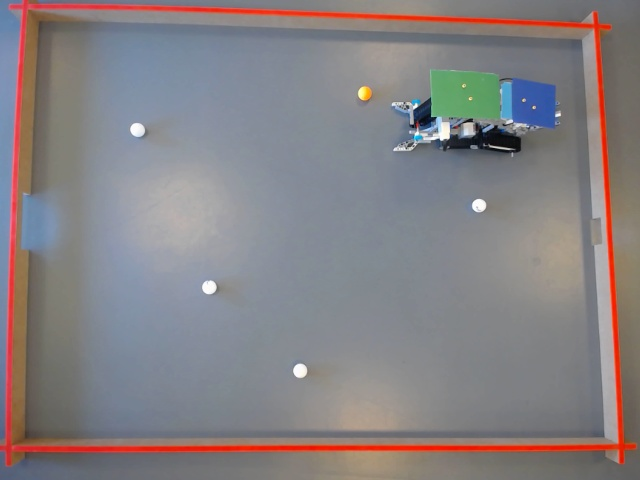
#> input picture Resources/Pictures/withRobot9.jpg, 640 x 480 px
$ python ImFromPhoto.py
#> lines starting #> are read from the running program, lines starting #| are printed output that depends on the picture; after the words box and inside, x2 and y2 are one past the last pixel; in counts of white or black regions, pixels touching at a corner belong together
import cv2 as cv
import numpy as np
import time

image = cv.imread('Resources/Pictures/withRobot9.jpg')
#> image is the input picture: shape (480, 640, 3); mean B, G, R 131.5, 129, 133.9
if image is None:
    print("No image found")
print(image[0][0])
#| [154 124  99]

img_hsv = cv.cvtColor(image, cv.COLOR_BGR2HSV)
#> img_hsv: shape (480, 640, 3); mean H, S, V 78, 38.9, 145.2
gray = cv.cvtColor(image, cv.COLOR_BGR2GRAY)
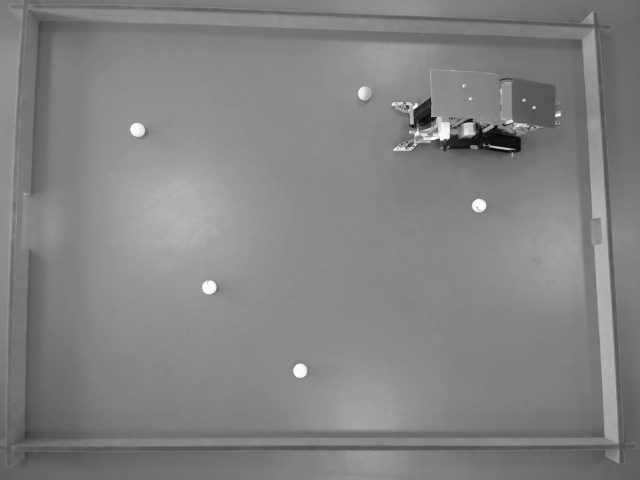
#> gray: shape (480, 640); min 8, max 255, mean 130.7
blank = np.zeros((480, 640, 3), dtype='uint8')

lower_red = np.array([170, 50, 180])
upper_red = np.array([180, 255, 255])

start = time.time()

img_height, img_width, _ = image.shape
#> img_height = 480; img_width = 640

red_pixels = np.sum((image[..., 0] <= 220) & (40 <= image[..., 1]) & (25 <= image[..., 2]) &
                    (image[..., 2] <= 80))
#> red_pixels = 3054
green_mask1 = ((image[..., 0] <= 220) & (40 <= image[..., 1]) & (25 <= image[..., 2]) &
               (image[..., 2] <= 80)).astype(np.uint8)
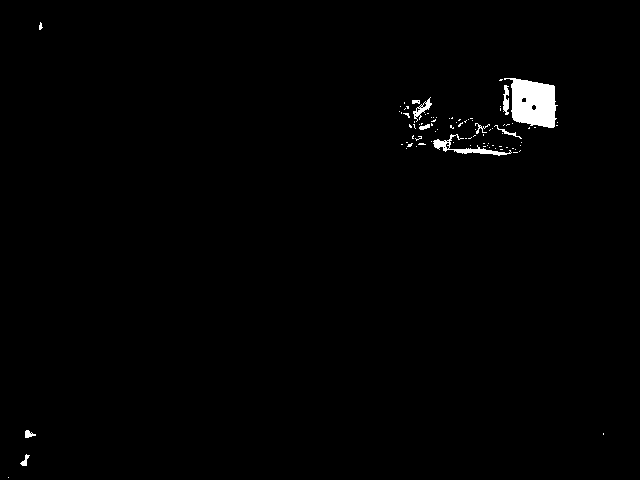
#> green_mask1: shape (480, 640); values 0 (black) and 1 (white), 0.99% white; 89 white regions (78 under 20 px), largest, box (x1, y1, x2, y2) and area: (504, 78, 558, 128) 1846, (433, 134, 512, 156) 394, (413, 97, 432, 122) 142
blank[..., :][green_mask1 == 1] = (0, 255, 255)

green_mask2 = ((image[..., 0] <= 120) & (150 <= image[..., 1]) & (75 <= image[..., 2]) &
               (image[..., 2] <= 110)).astype(np.uint8)
#> green_mask2: shape (480, 640); values 0 (black) and 1 (white), 0.91% white; 1 white region, box (x1, y1, x2, y2) and area: (432, 71, 500, 118) 2810
blank[..., :][green_mask2 == 1] = (255, 255, 255)

red_mask1 = ((200 <= image[..., 2]) & (100 >= image[..., 1])).astype(np.uint8)
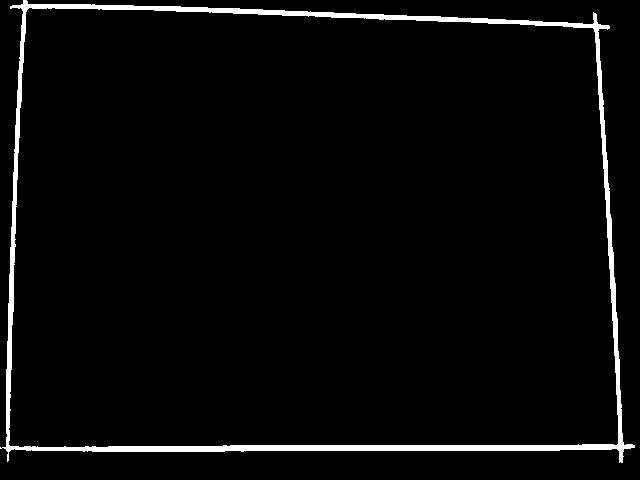
#> red_mask1: shape (480, 640); values 0 (black) and 1 (white), 3.4% white; 1 white region, box (x1, y1, x2, y2) and area: (0, 0, 635, 463) 10402
red_pixels += np.sum(red_mask1)
#> red_pixels = 13456
blank[..., 2][red_mask1 == 1] = 255

red_mask2 = ((190 <= image[..., 2]) & (120 >= image[..., 0]) & (155 <= image[..., 1])).astype(np.uint8)
#> red_mask2: shape (480, 640); values 0 (black) and 1 (white), 0.03% white; 1 white region, box (x1, y1, x2, y2) and area: (362, 86, 371, 100) 86
blank[..., 0][red_mask2 == 1] = 0
blank[..., 1][red_mask2 == 1] = 150
blank[..., 2][red_mask2 == 1] = 255

white_mask = ((200 <= image[..., 2]) & (210 <= image[..., 0]) & (210 <= image[..., 1])).astype(np.uint8)
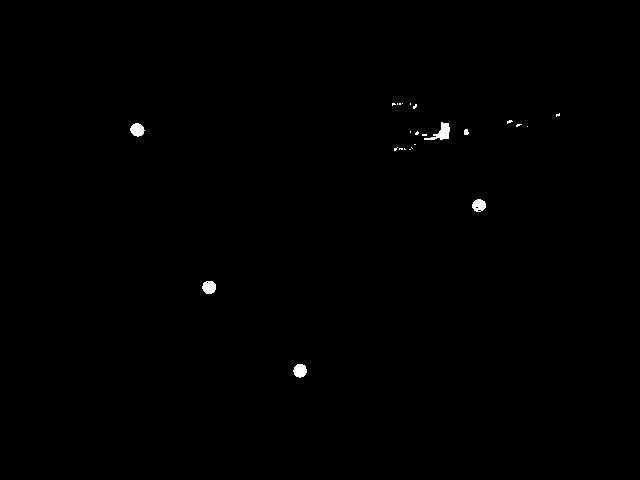
#> white_mask: shape (480, 640); values 0 (black) and 1 (white), 0.3% white; 25 white regions (19 under 20 px), largest, box (x1, y1, x2, y2) and area: (424, 122, 450, 140) 202, (130, 123, 145, 137) 148, (293, 364, 307, 378) 148, (202, 281, 216, 294) 147, (472, 199, 486, 212) 135, (464, 129, 469, 135) 25
white_pixels = np.sum(white_mask)
#> white_pixels = 919
blank[..., 0][white_mask == 1] = 255
blank[..., 1][white_mask == 1] = 0
blank[..., 2][white_mask == 1] = 0
blank[..., :][white_mask == 1] = (255, 0, 0)

end = time.time()

gray = cv.cvtColor(image, cv.COLOR_BGR2GRAY)
gray_blurred = cv.blur(gray, (3, 3))

detected_circles = cv.HoughCircles(
    gray_blurred,
    cv.HOUGH_GRADIENT,
    1,
    20,
    param1=60,
    param2=20,
    minRadius=1,
    maxRadius=10
)
#> detected_circles = [[136.5, 129.5, 6.6], [364.5, 92.5, 6.2], [208.5, 286.5, 7.4], [478.5, 205.5, 7], [299.5, 370.5, 6.2]]

if detected_circles is not None:
    detected_circles = np.uint16(np.around(detected_circles))
#> detected_circles = [[136, 130, 7], [364, 92, 6], [208, 286, 7], [478, 206, 7], [300, 370, 6]]
    for pt in detected_circles[0, :]:
        a, b, r = pt[0], pt[1], pt[2]
        cv.circle(blank, (a, b), r, (0, 255, 0), 2)
        print("Center of this circle should be: " + str(a) + " " + str(b))
        cv.circle(blank, (a, b), 1, (0, 0, 255), 3)
#> this loop made 5 passes
#| Center of this circle should be: 136 130
#| Center of this circle should be: 364 92
#| Center of this circle should be: 208 286
#| Center of this circle should be: 478 206
#| Center of this circle should be: 300 370
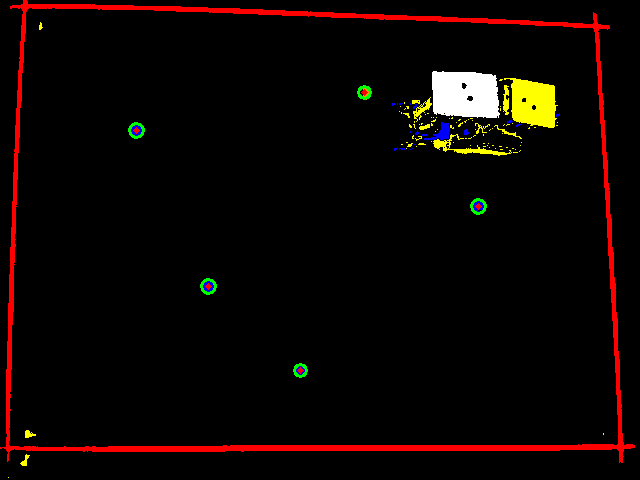
#> blank: shape (480, 640, 3); mean of channels 0, 1, 2 2.8, 5.4, 13.6; drawn as B, G, R

edges = cv.Canny(gray, 50, 150, apertureSize=3)
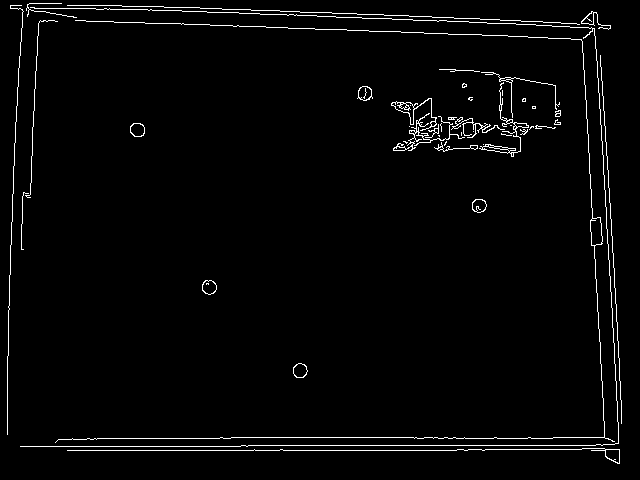
#> edges: shape (480, 640); 2.4% white in thin lines or dots

lines = cv.HoughLinesP(
    edges,
    1,
    np.pi / 180,
    threshold=100,
    minLineLength=5,
    maxLineGap=10
)
#> lines = 25 rows, first 6: [67, 450, 467, 450], [241, 445, 602, 445], [135, 6, 408, 15], [220, 437, 464, 437], [71, 8, 127, 9], [87, 438, 230, 438]

if lines is not None:
    lines = lines.squeeze()
    for x1, y1, x2, y2 in lines:
        cv.line(blank, (x1, y1), (x2, y2), (0, 255, 0), 2)
#> this loop made 25 passes
#> (x1, y1, x2, y2) on passes 1 to 12: (67, 450, 467, 450), (241, 445, 602, 445), (135, 6, 408, 15), (220, 437, 464, 437), (71, 8, 127, 9), (87, 438, 230, 438), (75, 20, 527, 36), (20, 446, 247, 446), (584, 70, 592, 220), (600, 109, 609, 275), (104, 8, 109, 8), (137, 9, 151, 9)
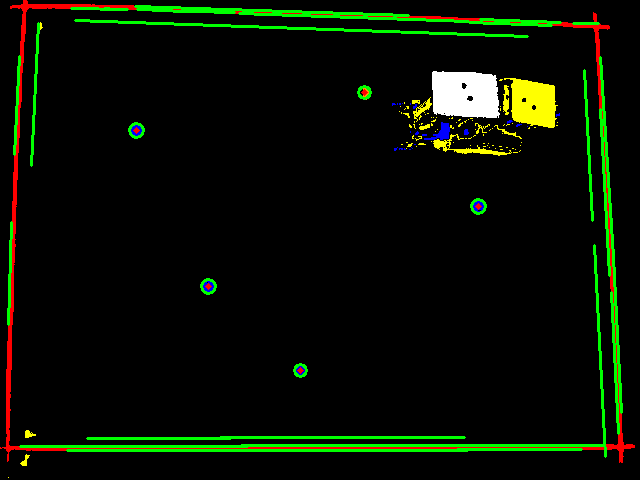
#> blank: shape (480, 640, 3); 4.07% of pixels changed, all inside (x1, y1, x2, y2) = (7, 5, 623, 458); drawn as B, G, R

time_for_transform = end - start

print("Amount of red pixels: " + str(red_pixels))
#| Amount of red pixels: 13456.0
print("Amount of white pixels: " + str(white_pixels))
#| Amount of white pixels: 919
print("Amount of circles: " + str(len(detected_circles[0])))
#| Amount of circles: 5

cv.imshow('Original', image)
cv.imshow('Obstacles and balls drawn: ', blank)

print('Time for transform: ' + str(time_for_transform))

cv.waitKey(0)

$ run again, with Resources/Pictures/withRobot2.jpg copied over Resources/Pictures/withRobot9.jpg
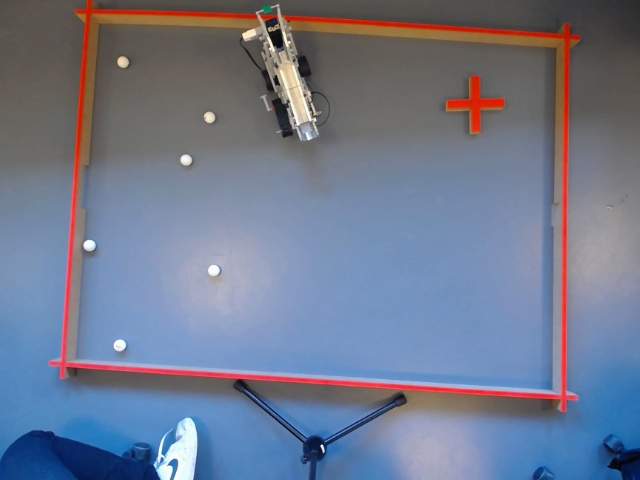
#> input picture Resources/Pictures/withRobot2.jpg, 640 x 480 px
#> image is the input picture: shape (480, 640, 3); mean B, G, R 141.7, 120.8, 112.5
#| [70 77 80]
#> img_hsv: shape (480, 640, 3); mean H, S, V 82.8, 75.7, 151.7
#> `gray = cv.cvtColor(image, cv.COLOR_BGR2GRAY)`:
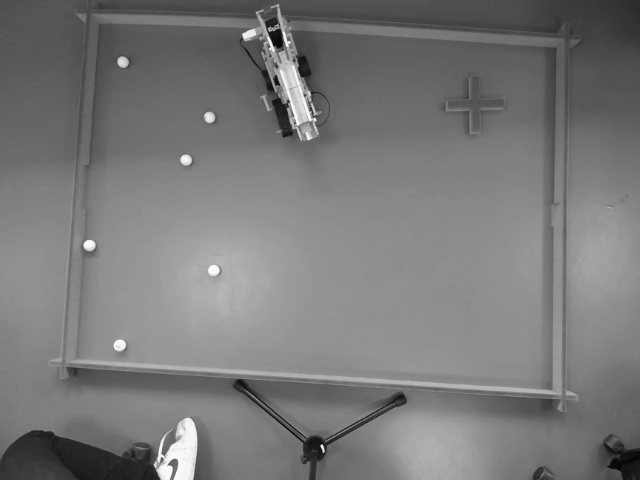
#> gray: shape (480, 640); min 3, max 255, mean 120.7
#> `red_pixels = np.sum((image[..., 0] <= 220) & (40 <= image[..., 1]) & (..`: red_pixels = 32059
#> green_mask1: shape (480, 640); values 0 (black) and 1 (white), 10.4% white; 144 white regions (125 under 20 px), largest, box (x1, y1, x2, y2) and area: (280, 0, 640, 68) 8648, (503, 364, 640, 480) 8533, (191, 380, 407, 480) 6624
#> green_mask2: shape (480, 640); every value is 0
#> red_mask1: shape (480, 640); values 0 (black) and 1 (white), 1.7% white; 18 white regions (14 under 20 px), largest, box (x1, y1, x2, y2) and area: (50, 90, 577, 411) 4350, (447, 78, 503, 131) 679, (80, 77, 83, 97) 30, (82, 54, 85, 69) 24
#> `red_pixels += np.sum(red_mask1)`: red_pixels = 37185
#> white_mask: shape (480, 640); values 0 (black) and 1 (white), 0.63% white; 24 white regions (13 under 20 px), largest, box (x1, y1, x2, y2) and area: (159, 418, 197, 480) 1278, (114, 340, 125, 351) 100, (208, 265, 219, 276) 94
#> white_pixels = 1948
#> `detected_circles = cv.HoughCircles( gray_blurred, cv.HOUGH_GRADIENT, 1..`: detected_circles = [[122.5, 61.5, 5.5], [185.5, 159.5, 5.5], [119.5, 344.5, 5.5], [89.5, 244.5, 5.2]]
#> `detected_circles = np.uint16(np.around(detected_circles))`: detected_circles = [[122, 62, 6], [186, 160, 6], [120, 344, 6], [90, 244, 5]]
#> the loop `for pt in detected_circles[0, :]:` made 4 passes
#> (printed output is left out)
#> edges: shape (480, 640); 2.6% white in thin lines or dots
#> lines = 18 rows, first 6: [48, 361, 375, 383], [257, 17, 299, 20], [48, 365, 398, 389], [220, 368, 490, 386], [553, 280, 553, 226], [311, 21, 563, 38]
#> the loop `for x1, y1, x2, y2 in lines:` made 18 passes
#> after the loop `for x1, y1, x2, y2 in lines:`:
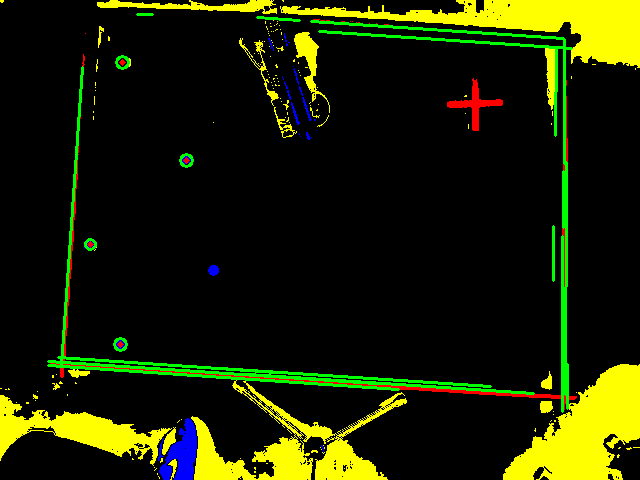
#> blank: shape (480, 640, 3); mean of channels 0, 1, 2 1.5, 34.2, 28.5; drawn as B, G, R
#| Amount of red pixels: 37185.0
#| Amount of white pixels: 1948
#| Amount of circles: 4

$ run again, with Resources/Pictures/withRobot3.jpg copied over Resources/Pictures/withRobot9.jpg
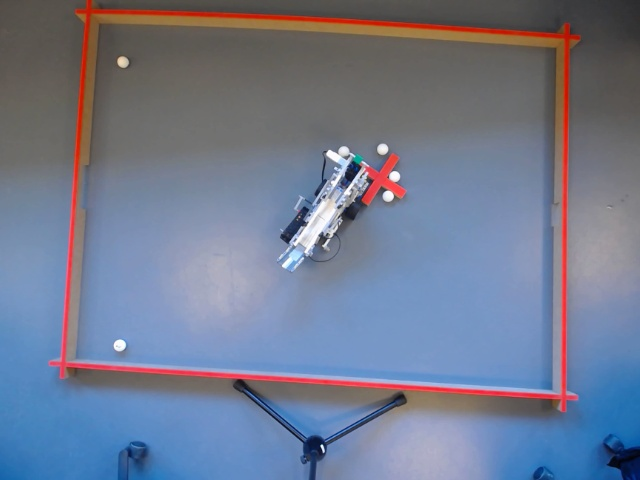
#> input picture Resources/Pictures/withRobot3.jpg, 640 x 480 px
#> image is the input picture: shape (480, 640, 3); mean B, G, R 143.4, 122.1, 113.4
#| [67 73 78]
#> img_hsv: shape (480, 640, 3); mean H, S, V 83.6, 72.5, 152.7
#> `gray = cv.cvtColor(image, cv.COLOR_BGR2GRAY)`:
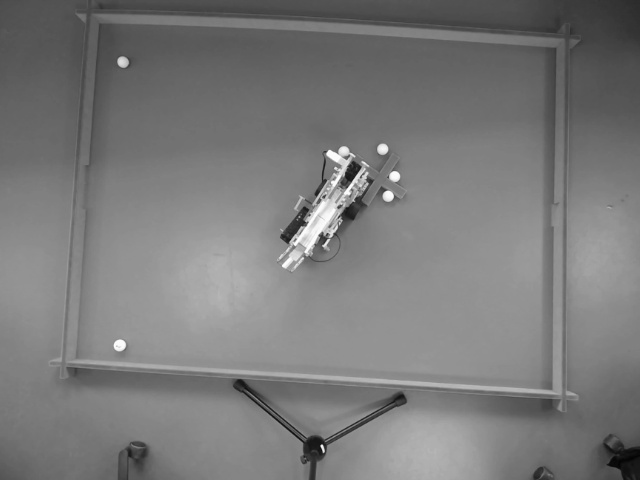
#> gray: shape (480, 640); min 3, max 255, mean 121.9
#> `red_pixels = np.sum((image[..., 0] <= 220) & (40 <= image[..., 1]) & (..`: red_pixels = 34242
#> green_mask1: shape (480, 640); values 0 (black) and 1 (white), 11.1% white; 92 white regions (71 under 20 px), largest, box (x1, y1, x2, y2) and area: (0, 383, 205, 480) 11008, (97, 0, 640, 73) 10258, (500, 362, 640, 480) 8882
#> green_mask2: shape (480, 640); every value is 0
#> red_mask1: shape (480, 640); values 0 (black) and 1 (white), 1.7% white; 12 white regions (8 under 20 px), largest, box (x1, y1, x2, y2) and area: (50, 78, 577, 411) 4403, (363, 154, 405, 204) 696, (306, 19, 362, 23) 86, (80, 80, 83, 98) 29
#> `red_pixels += np.sum(red_mask1)`: red_pixels = 39515
#> white_mask: shape (480, 640); values 0 (black) and 1 (white), 0.52% white; 34 white regions (24 under 20 px), largest, box (x1, y1, x2, y2) and area: (293, 199, 336, 254) 748, (327, 150, 349, 189) 194, (114, 340, 125, 351) 100
#> white_pixels = 1596
#> `detected_circles = cv.HoughCircles( gray_blurred, cv.HOUGH_GRADIENT, 1..`: detected_circles = [[122.5, 61.5, 5.5], [387.5, 195.5, 5.5], [119.5, 344.5, 5.5], [382.5, 148.5, 5.9]]
#> `detected_circles = np.uint16(np.around(detected_circles))`: detected_circles = [[122, 62, 6], [388, 196, 6], [120, 344, 6], [382, 148, 6]]
#> the loop `for pt in detected_circles[0, :]:` made 4 passes
#> (pt, a, b) on passes 1 to 4: ([122, 62, 6], 122, 62), ([388, 196, 6], 388, 196), ([120, 344, 6], 120, 344), ([382, 148, 6], 382, 148)
#> (printed output is left out)
#> edges: shape (480, 640); 2.7% white in thin lines or dots
#> lines = 21 rows, first 6: [56, 366, 320, 384], [170, 369, 498, 391], [284, 372, 550, 390], [298, 20, 580, 39], [554, 205, 554, 177], [157, 24, 251, 28]
#> the loop `for x1, y1, x2, y2 in lines:` made 21 passes
#> after the loop `for x1, y1, x2, y2 in lines:`:
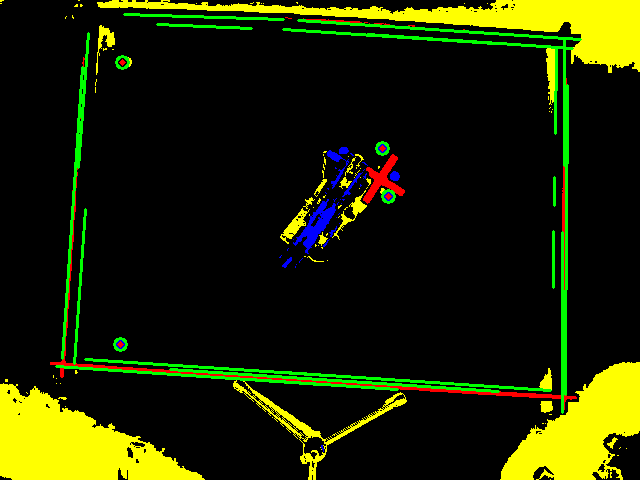
#> blank: shape (480, 640, 3); mean of channels 0, 1, 2 1.2, 37.1, 30.7; drawn as B, G, R
#| Amount of red pixels: 39515.0
#| Amount of white pixels: 1596
#| Amount of circles: 4

$ run again, with Resources/Pictures/withRobot4.jpg copied over Resources/Pictures/withRobot9.jpg
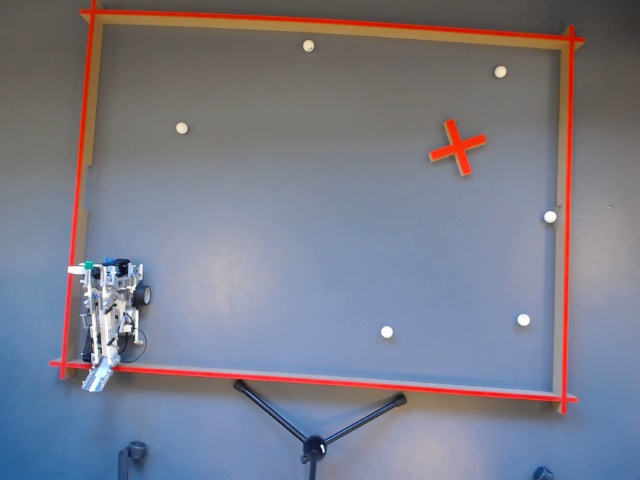
#> input picture Resources/Pictures/withRobot4.jpg, 640 x 480 px
#> image is the input picture: shape (480, 640, 3); mean B, G, R 137.7, 124.4, 123.4
#| [74 82 89]
#> img_hsv: shape (480, 640, 3); mean H, S, V 78.6, 59.5, 149.5
#> `red_pixels = np.sum((image[..., 0] <= 220) & (40 <= image[..., 1]) & (..`: red_pixels = 20875
#> green_mask1: shape (480, 640); values 0 (black) and 1 (white), 6.8% white; 100 white regions (78 under 20 px), largest, box (x1, y1, x2, y2) and area: (0, 352, 182, 480) 10439, (193, 0, 640, 60) 6400, (233, 380, 407, 480) 1322
#> green_mask2: shape (480, 640); every value is 0
#> red_mask1: shape (480, 640); values 0 (black) and 1 (white), 1.9% white; 20 white regions (15 under 20 px), largest, box (x1, y1, x2, y2) and area: (121, 71, 577, 414) 3441, (430, 120, 486, 174) 877, (70, 57, 89, 266) 693, (50, 274, 86, 378) 522, (246, 17, 379, 26) 266
#> `red_pixels += np.sum(red_mask1)`: red_pixels = 26740
#> white_mask: shape (480, 640); values 0 (black) and 1 (white), 0.55% white; 41 white regions (24 under 20 px), largest, box (x1, y1, x2, y2) and area: (99, 310, 116, 365) 391, (91, 314, 98, 363) 159, (89, 368, 107, 391) 149
#> white_pixels = 1682
#> `detected_circles = cv.HoughCircles( gray_blurred, cv.HOUGH_GRADIENT, 1..`: detected_circles = [[386.5, 331.5, 5.9], [181.5, 127.5, 5.5], [549.5, 216.5, 5.2], [500.5, 71.5, 6]]
#> `detected_circles = np.uint16(np.around(detected_circles))`: detected_circles = [[386, 332, 6], [182, 128, 6], [550, 216, 5], [500, 72, 6]]
#> the loop `for pt in detected_circles[0, :]:` made 4 passes
#> (printed output is left out)
#> edges: shape (480, 640); 2.7% white in thin lines or dots, all inside (x1, y1, x2, y2) = (50, 10, 613, 480)
#> lines = 19 rows, first 6: [171, 365, 565, 392], [110, 370, 378, 388], [199, 371, 444, 388], [71, 273, 94, 15], [395, 385, 576, 398], [274, 20, 585, 41]
#> the loop `for x1, y1, x2, y2 in lines:` made 19 passes
#> after the loop `for x1, y1, x2, y2 in lines:`:
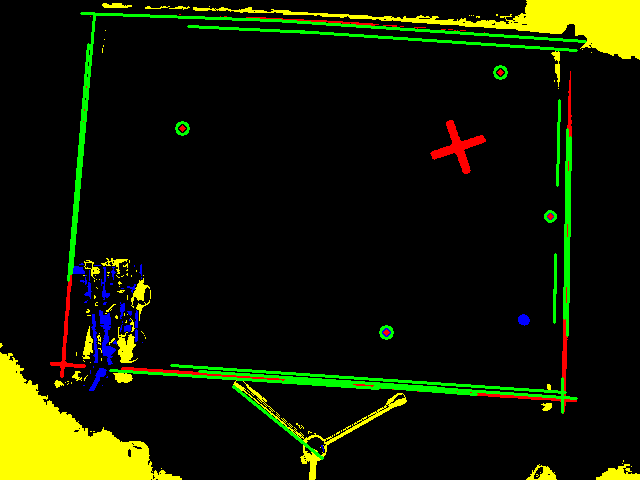
#> blank: shape (480, 640, 3); mean of channels 0, 1, 2 1.2, 25.7, 19.7; drawn as B, G, R
#| Amount of red pixels: 26740.0
#| Amount of white pixels: 1682
#| Amount of circles: 4
